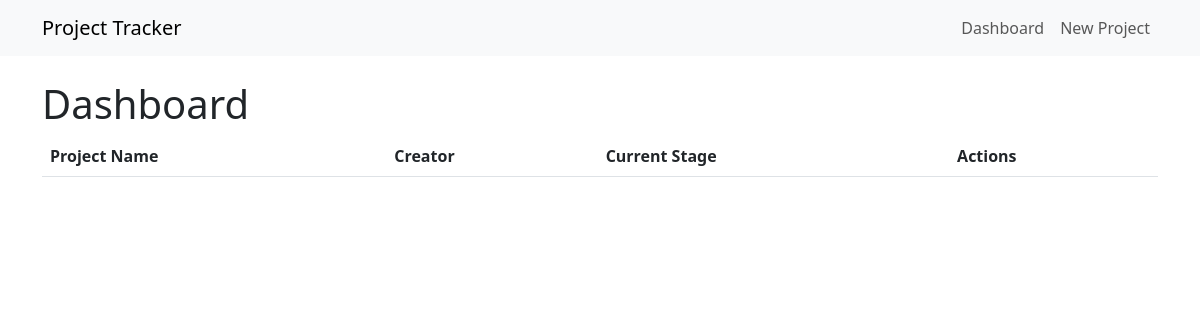
Before: / with the older database file.
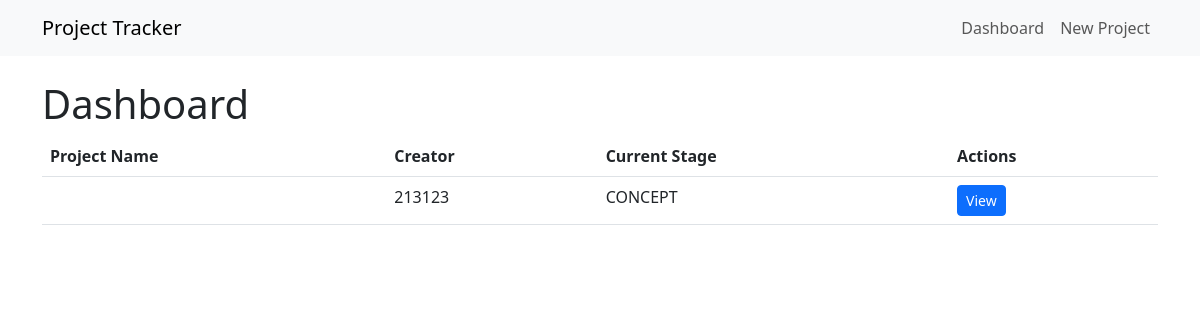
After: the same page with the newer database file.
### models.py (models this page shows)
class Project(Base):
    __tablename__ = 'projects'
    id = Column(Integer, primary_key=True)
    creator_name = Column(String(255), nullable=False)
    project_name = Column(String(255), nullable=False)
    current_stage = Column(Enum('CONCEPT', 'DESIGN', 'MODELING', 'PROTOTYPE', 'CONTRACT', 'PRODUCTION', 'LAUNCHED', 'COMPLETED', 'CANCELLED'), nullable=False)
    first_contact_date = Column(Date)
    first_response_date = Column(Date)
    last_contact_date = Column(Date)
    last_response_date = Column(Date)
    primary_communication_method = Column(String(50))
    communication = relationship("Communication", back_populates="project")
    design = relationship("Design", back_populates="project")
    modeling = relationship("Modeling", back_populates="project")
    prototype = relationship("Prototype", back_populates="project")
    product_pictures = relationship("ProductPictures", back_populates="project")
    contract = relationship("Contract", back_populates="project")
    tooling = relationship("Tooling", back_populates="project")
    launch = relationship("Launch", back_populates="project")
    production = relationship("Production", back_populates="project")
    packaging = relationship("Packaging", back_populates="project")
    customer_service = relationship("CustomerService", back_populates="project")
    freight = relationship("Freight", back_populates="project")
    shipping = relationship("Shipping", back_populates="project")

### app.py (the view)
@app.route('/')
def dashboard():
    projects = Project.query.all()
    return render_template('dashboard.html', projects=projects)

### app.py (called while the page is built)
@app.teardown_appcontext
def shutdown_session(exception=None):
    db_session.remove()

### templates/dashboard.html
{% extends "base.html" %}
{% block content %}
<h1>Dashboard</h1>
<table class="table">
    <thead>
        <tr>
            <th>Project Name</th>
            <th>Creator</th>
            <th>Current Stage</th>
            <th>Actions</th>
        </tr>
    </thead>
    <tbody>
        {% for project in projects %}
        <tr>
            <td>{{ project.project_name }}</td>
            <td>{{ project.creator_name }}</td>
            <td>{{ project.current_stage }}</td>
            <td>
                <a href="{{ url_for('project_detail', project_id=project.id) }}" class="btn btn-sm btn-primary">View</a>
            </td>
        </tr>
        {% endfor %}
    </tbody>
</table>
{% endblock %}

### templates/base.html (shortened to what this page needs)
<!DOCTYPE html>
<html lang="en">
<head>
    <link rel="stylesheet" href="https://cdnjs.cloudflare.com/ajax/libs/bootstrap/5.3.0/css/bootstrap.min.css">
</head>
<body>
    <nav class="navbar navbar-expand-lg navbar-light bg-light">
        <div class="container">
            <a class="navbar-brand" href="/">Project Tracker</a>
            <ul class="navbar-nav">
                <li class="nav-item">
                    <a class="nav-link" href="/">Dashboard</a>
                </li>
                <li class="nav-item">
                    <a class="nav-link" href="/project/new">New Project</a>
                </li>
            </ul>
        </div>
    </nav>
    <div class="container mt-4">
        {% block content %}{% endblock %}
    </div>
</body>
</html>

Changed rows visible on the page:
added Project: creator_name "213123", current_stage "CONCEPT"
